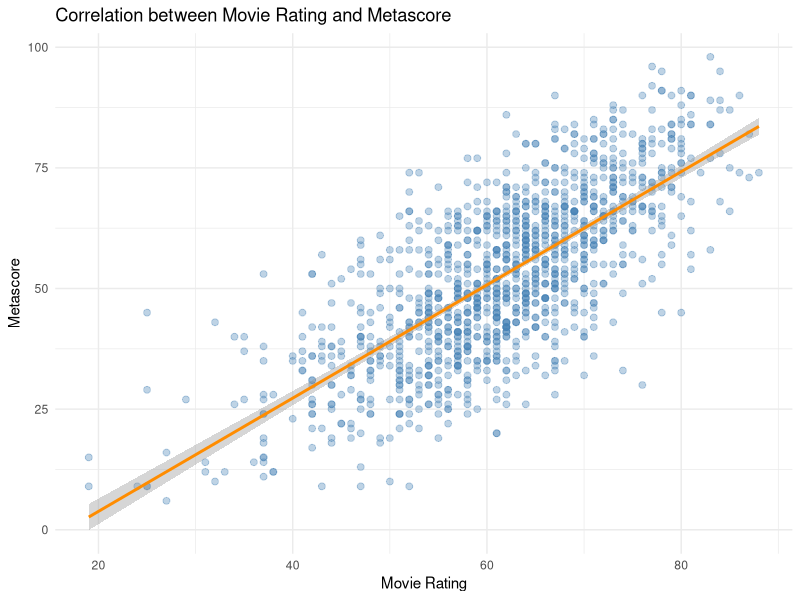
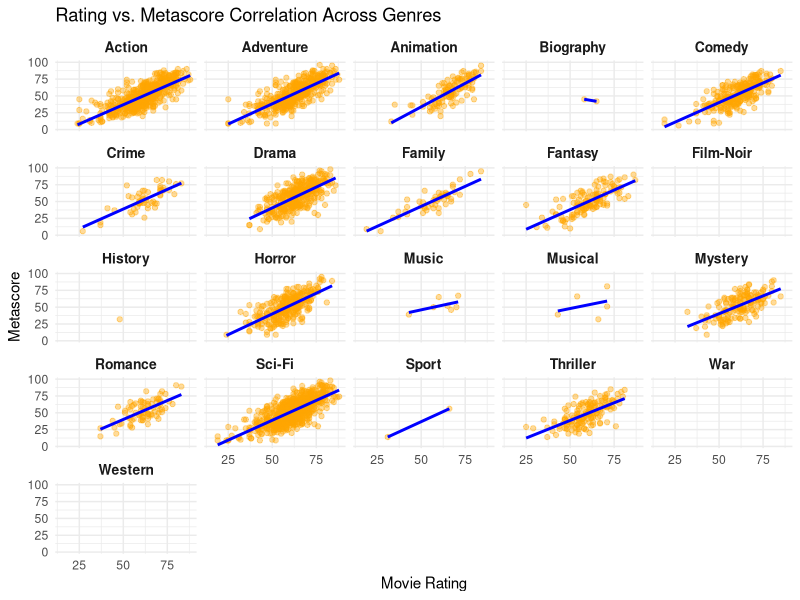
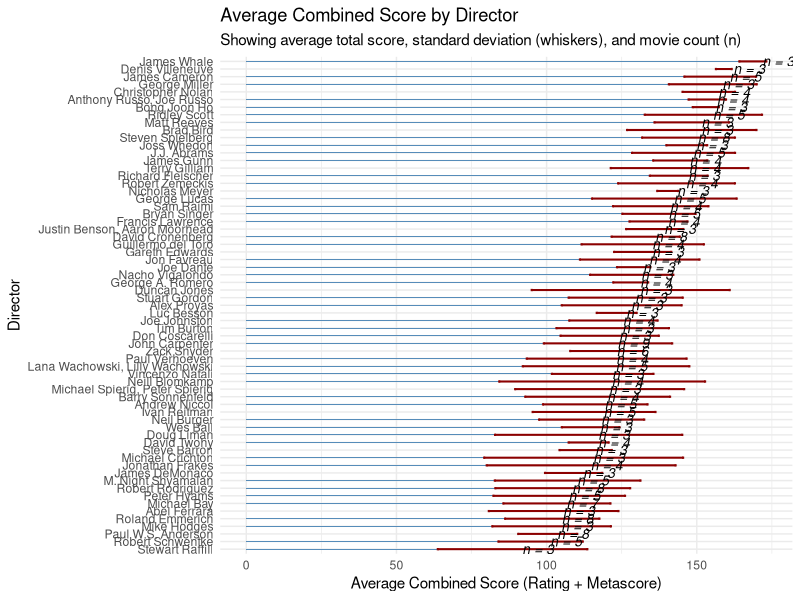
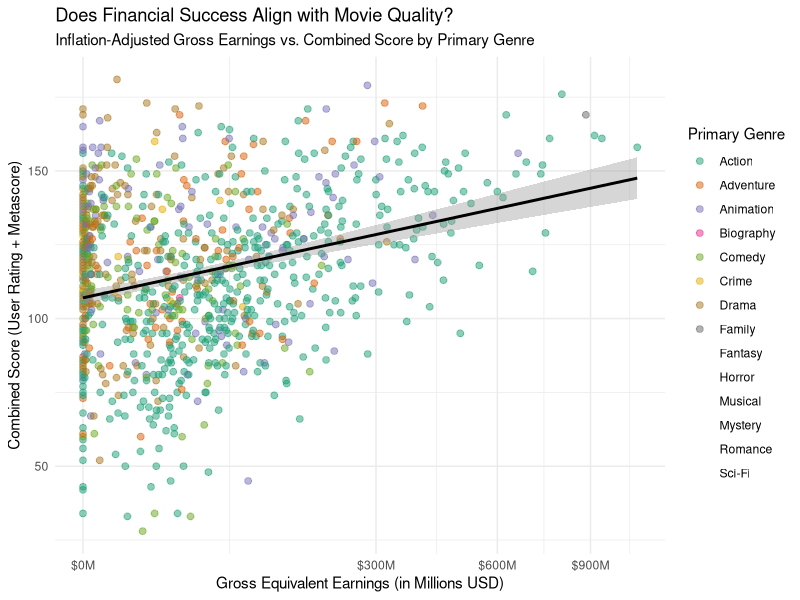
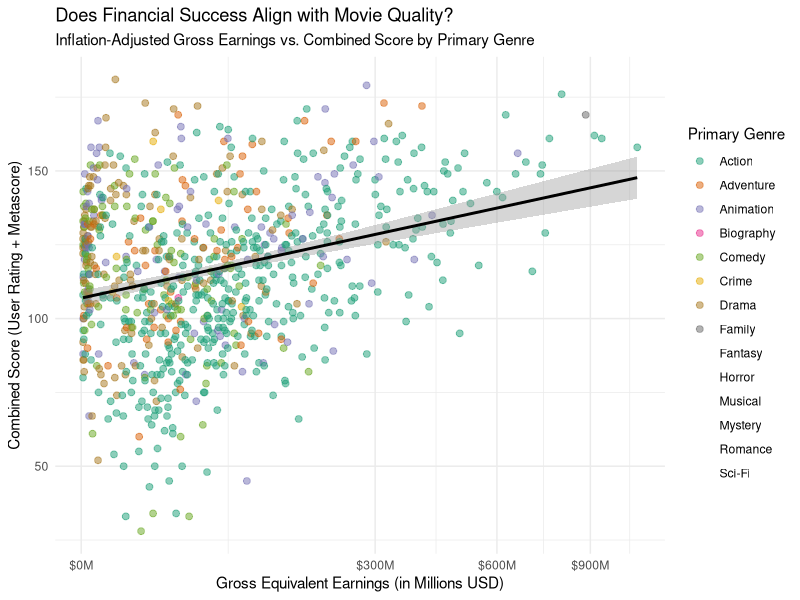
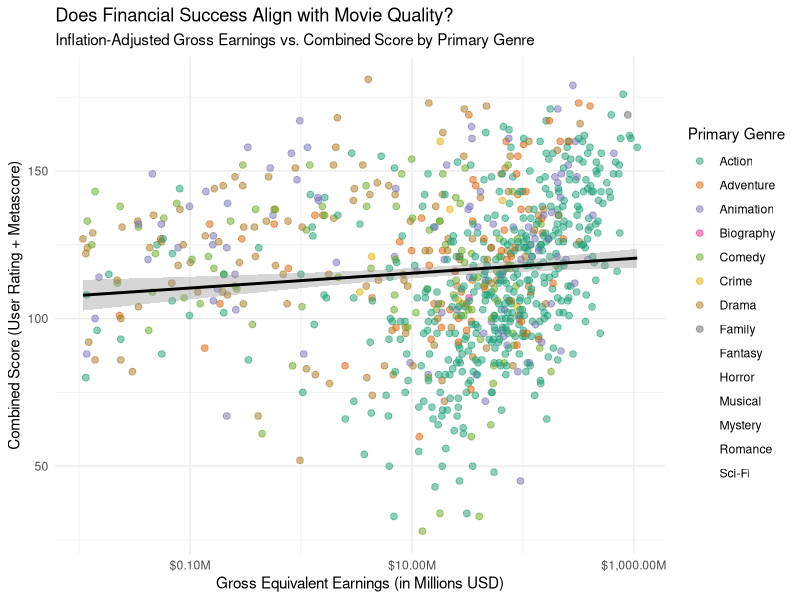
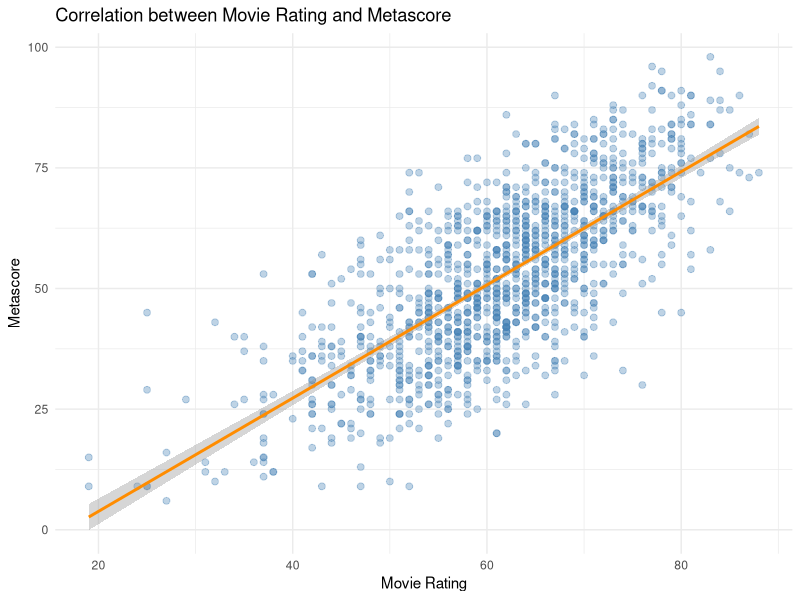

Generate these figures, in order, with R:
## ---- chunk 1
knitr::opts_chunk$set(
  echo = FALSE,    
  warning = FALSE, 
  message = FALSE  
)
## ---- chunk 2
library(tidyverse)
library(scales)
library(knitr)
library(kableExtra)
## ---- chunk 3
movies <- read_csv2("sciFiMovies_dataset.csv")
## ---- chunk 4

# Add unique ID
movies_clean <- movies %>% 
  select(-1) %>% 
  mutate(movie_id = row_number()) %>% 
  select(movie_id, everything()) %>% 
# rename variables
  rename_with(tolower) %>% 
# numeric variables
 mutate(
    votes = parse_number(votes),
    gross_collection = parse_number(gross_collection),
    gross_equivalent = parse_number(gross_equivalent),
    movie_rating = parse_number(as.character(movie_rating))
  ) %>%
# round numeric values
  mutate(across(where(is.numeric), round)) %>% 
# list genre
separate_rows(genre, sep = ",\\s*") %>% 
  group_by(across(-genre)) %>%  
  nest() %>%                    
  ungroup() %>% 
  rename(genre_list=data)
## ---- chunk 5
movies_analyzed <- movies_clean %>% 
  # Combine movie_rating and metascore
  mutate(total_score = movie_rating + metascore) %>% 
  # Calculate the inflation rate per row
  mutate(inflation_rate = (gross_equivalent - gross_collection) / gross_collection)

# Extract the highest-scoring movie
best_movie <- movies_analyzed %>% 
  arrange(desc(total_score)) %>% 
  slice(1) %>% 
  select(title, release_year, movie_rating, metascore, total_score)

# Visualization 
best_movie %>%
  kable(
    col.names = c(
      "Title",
      "Year",
      "IMDb Rating",
      "Metascore",
      "Total Score"
    ),
    caption = "Top-rated movie"
  ) %>%
  kable_styling(
    bootstrap_options = c("striped", "hover", "condensed"),
    full_width = FALSE,
    position = "center"
  ) %>%
  row_spec(1)
## ---- chunk 6
# Extract the top 10 highest-scoring movies
top10_movies <- movies_analyzed %>%  
  arrange(desc(total_score)) %>%  
  slice(1:10) %>%  # Selects the top 10 rows
  select(title, release_year, movie_rating, metascore, total_score)

# Visualization 
top10_movies %>%
  kable(
    col.names = c(
      "Title",
      "Year",
      "IMDb Rating",
      "Metascore",
      "Total Score"
    ),
    caption = "Top 10 Rated Movies"
  ) %>%
  kable_styling(
    bootstrap_options = c("striped", "hover", "condensed"),
    full_width = FALSE,
    position = "center"
  )
## ---- chunk 7
# Create a scatterplot to check for correlation
movies_analyzed %>% 
  drop_na(movie_rating, metascore) %>%
ggplot(aes(x = movie_rating, y = metascore)) +
  geom_point(
    alpha = 0.35,
    color = "steelblue",
    size = 2
  ) +
  geom_smooth(
    method = "lm",formula = y ~ x, color = "darkorange", se = TRUE) +
  labs(
    title = "Correlation between Movie Rating and Metascore",
    x = "Movie Rating",
    y = "Metascore"
  ) +
  theme_minimal()

# Save output in a nicer format
ggsave(
  filename = "movie_correlation.png", 
  width = 8, 
  height = 5, 
  units = "in",   
  dpi = 300       
)

## ---- chunk 8
movies_clean %>% 
  unnest(genre_list) %>% 
  ggplot(aes(x = movie_rating, y = metascore)) +
  geom_point(alpha = 0.4, color = "orange") + 
  geom_smooth(method = "lm", formula = y ~ x, color = "blue", se = FALSE) +
  facet_wrap(~genre) +
  labs(
    title = "Rating vs. Metascore Correlation Across Genres",
    x = "Movie Rating",
    y = "Metascore"
  ) +
  theme_minimal() +
  theme(strip.text = element_text(face = "bold", size = 10))

## ---- chunk 9
# Prepare the data per director
movies_clean %>% 
  mutate(total_score = movie_rating + metascore) %>% 
  drop_na(total_score, director) %>% 
  mutate(director = str_remove(director, "^Directors?:\\s*")) %>%
  group_by(director) %>% 
  summarise(
    avg_score = mean(total_score),
    sd_score = sd(total_score),
    movie_count = n(),
    .groups = "drop"
  ) %>% 
  # Filter out directors with too few movies for cleaner visualization
  filter(movie_count >= 3) %>% 
  mutate(director = fct_reorder(director, avg_score)) %>% 
  
  # bar plot
  ggplot(aes(x = avg_score, y = director)) +
    geom_col(fill = "steelblue", alpha = 0.9, width = 0.1) +
  # Add whiskers 
    geom_errorbar(
      aes(xmin = avg_score - sd_score, xmax = avg_score + sd_score),
      width = 0.3, color = "darkred", linewidth = 0.7
    ) +
   # Add text annotation for number of movies next to the bars
    geom_text(
      aes(label = paste0("n = ", movie_count), x = avg_score),
      hjust = -0.3, size = 3.5, fontface = "italic", color = "black"
    ) +
    labs(
      title = "Average Combined Score by Director",
      subtitle = "Showing average total score, standard deviation (whiskers), and movie count (n)",
      x = "Average Combined Score (Rating + Metascore)",
      y = "Director"
    ) +
    theme_minimal()

## ---- chunk 10
# I do not have a favorite actor, but I am interested in the second optional task
# There is no data about the costs of the movies as a third dimension 
movies_clean %>% 
  mutate(total_score = movie_rating + metascore) %>% 
  unnest(genre_list) %>% # to create a color for each genre
  group_by(gross_equivalent, total_score) %>% 
  slice_head(n = 1) %>% # only the first genre retained
  ungroup() %>% 
  
  ggplot(aes(x = gross_equivalent, y = total_score, color = genre)) +
  geom_point(alpha = 0.5, size = 2) + 
  geom_smooth(method = "lm", formula = y ~ x, color = "black", se = TRUE) +
  # with the log function a lot of high values were cut off, which is why I decided for the sqrt.
  scale_x_sqrt(labels = scales::label_dollar(scale = 1e-6, suffix = "M")) +
  scale_color_brewer(palette = "Dark2") + 
  labs(
    title = "Does Financial Success Align with Movie Quality?",
    subtitle = "Inflation-Adjusted Gross Earnings vs. Combined Score by Primary Genre",
    x = "Gross Equivalent Earnings (in Millions USD)",
    y = "Combined Score (User Rating + Metascore)",
    color = "Primary Genre"
  ) +
  theme_minimal()
## ---- chunk 11
movies_clean %>% 
  mutate(
    gross_num = as.numeric(gross_equivalent),
    total_score = movie_rating + metascore
  ) %>% 
  filter(!is.na(gross_num), gross_num > 0) %>% 
  unnest(genre_list) %>% 
  group_by(gross_num, total_score) %>% 
  slice_head(n = 1) %>% 
  ungroup() %>% 

  ggplot(aes(x = gross_num, y = total_score, color = genre)) +
  geom_point(alpha = 0.5, size = 2) + 
  geom_smooth(method = "lm", formula = y ~ x, color = "black", se = TRUE) +
  scale_x_sqrt(labels = scales::label_dollar(scale = 1e-6, suffix = "M")) +
  scale_color_brewer(palette = "Dark2") + 
  labs(
    title = "Does Financial Success Align with Movie Quality?",
    subtitle = "Inflation-Adjusted Gross Earnings vs. Combined Score by Primary Genre",
    x = "Gross Equivalent Earnings (in Millions USD)",
    y = "Combined Score (User Rating + Metascore)",
    color = "Primary Genre"
  ) +
  theme_minimal()
## ---- chunk 12
movies_clean %>% 
  mutate(
    gross_num = as.numeric(gross_equivalent),
    total_score = movie_rating + metascore
  ) %>% 
  filter(!is.na(gross_num), gross_num > 0) %>% 
  unnest(genre_list) %>% 
  group_by(gross_num, total_score) %>% 
  slice_head(n = 1) %>% 
  ungroup() %>% 

  ggplot(aes(x = gross_num, y = total_score, color = genre)) +
  geom_point(alpha = 0.5, size = 2) + 
  geom_smooth(method = "lm", formula = y ~ x, color = "black", se = TRUE) +
  scale_x_log10(labels = scales::label_dollar(scale = 1e-6, suffix = "M")) +
  scale_color_brewer(palette = "Dark2") + 
  labs(
    title = "Does Financial Success Align with Movie Quality?",
    subtitle = "Inflation-Adjusted Gross Earnings vs. Combined Score by Primary Genre",
    x = "Gross Equivalent Earnings (in Millions USD)",
    y = "Combined Score (User Rating + Metascore)",
    color = "Primary Genre"
  ) +
  theme_minimal()
